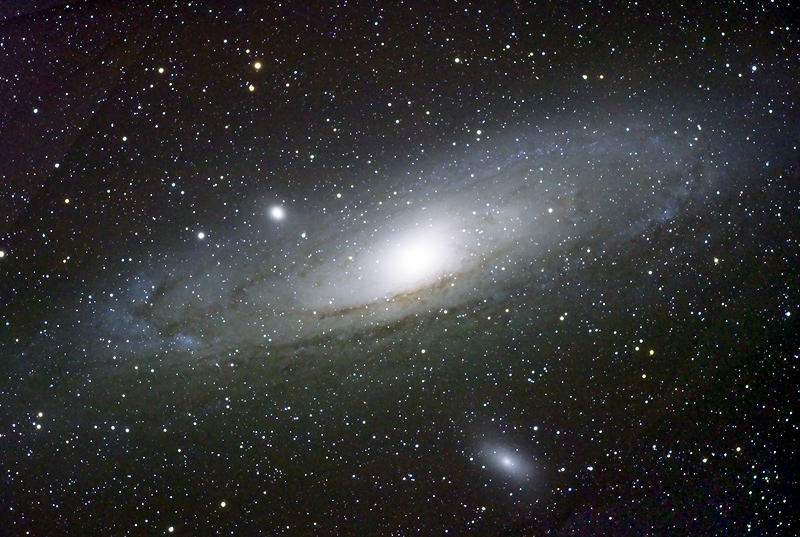
#> input picture Pruebas/andromeda.jpg, 800 x 537 px
$ jupyter execute 01-svd-image-compression.ipynb   (shell and % lines are left out)
#> lines starting #> are read from the running program, lines starting #| are printed output that depends on the picture
# SVD Image Decomposition / Compression

En este notebook exploramos como podemos utilizar la SVD para realizar la compression de una imagen y ir viendo que a medida que realizamos la reduccion de dimensiones vamos perdiendo informacion y como esto afecta a la misma.

[cell 1]
import matplotlib.pyplot as plt
import numpy as np
import time

from PIL import Image

## Preparando el set de datos

[cell 2]
# obtenemos la imagen para poder trabajarla
img = Image.open('andromeda.jpg')
#> img is the input picture: PIL image 800x537 RGB; mean R, G, B 50.6, 51, 51.7
imggray = img.convert('LA')
plt.figure(figsize=(9, 6))
plt.imshow(imggray);

[cell 3]
# llevamos la imagen a una representacion matricial con numpy
# para poder operar
imgmat = np.array(list(imggray.getdata(band=0)), float)
imgmat.shape = (imggray.size[1], imggray.size[0])
imgmat = np.matrix(imgmat)
# realizamos el plot a partir de la matriz (no la imagen)
plt.figure(figsize=(9,6))
plt.imshow(imgmat, cmap='gray');

## SVD

[cell 4]
imgmat

[cell 5]
# realizamos la descomposicion en valores singulares
u, s, v = np.linalg.svd(imgmat)
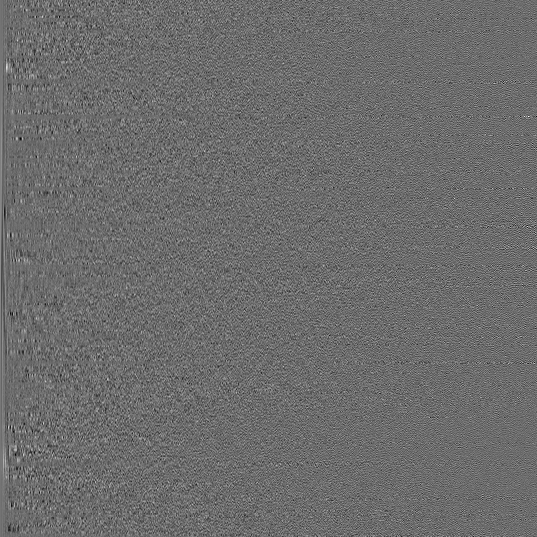
#> u: shape (537, 537) float64; min -0.258, max 0.348, mean 0.000125; drawn with min black and max white
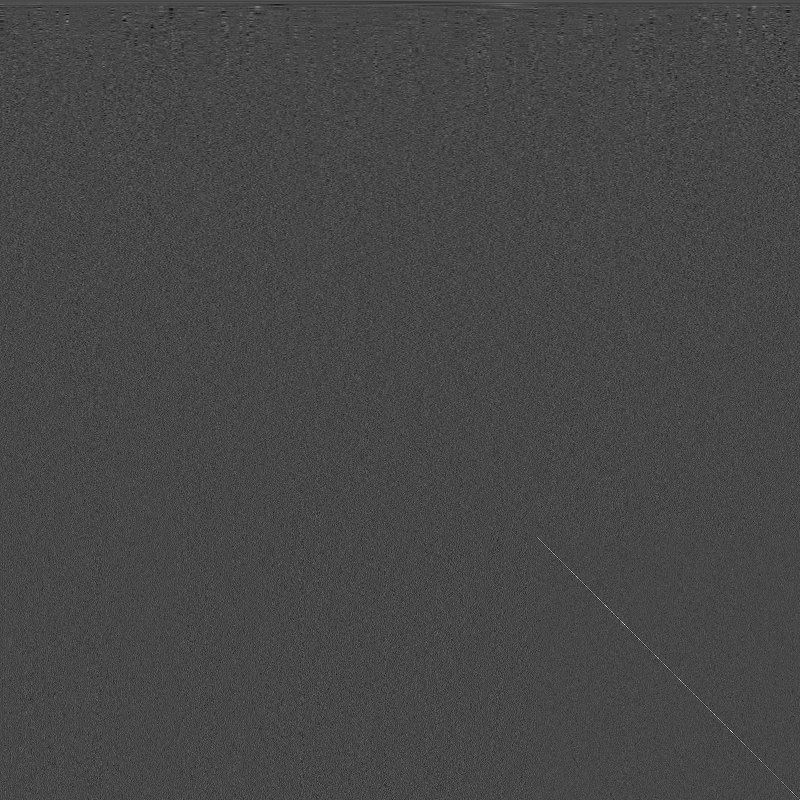
#> v: shape (800, 800) float64; min -0.278, max 0.718, mean 5.9e-05; drawn with min black and max white
#> s = 537 values, max 39581.1 at index 0, min 46.75 at index 536, mean 536.8

[cell 6]
# verificamos los valores singulares
s
#> Out has the same summary as s

## Analisis de valores singulares

[cell 7]
# realizamos un plot de los valores singulaes
# es interesante ir reduciendo el rango para poder
# verificar algun posible 'codo' para poder considerar
# la dimensionalidad intrinseca de los datos
#plt.plot(s)
plt.plot(s[:10])
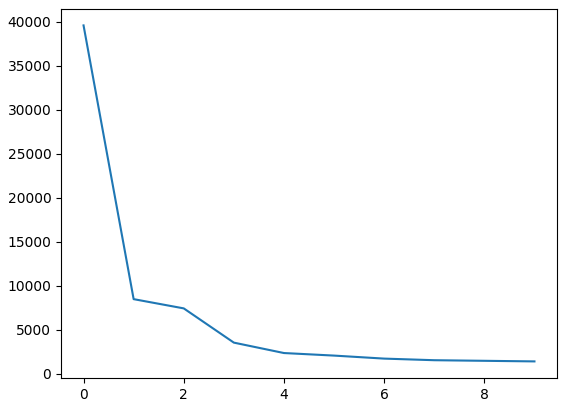
#> figure drawn by matplotlib, 1 panel; curve peaks at x = 0, y = 39581.1

## Reconstruyendo la imagen a partir de los datos reducidos

[cell 8]
u[:,:2]
#> Out = 537 pairs, first value 0.0135 to 0.0788, second value -0.0836 to 0.0918

[cell 9]
reconstimg = np.matrix(u[:, :55]) * np.diag(s[:55]) * np.matrix(v[:55, :])
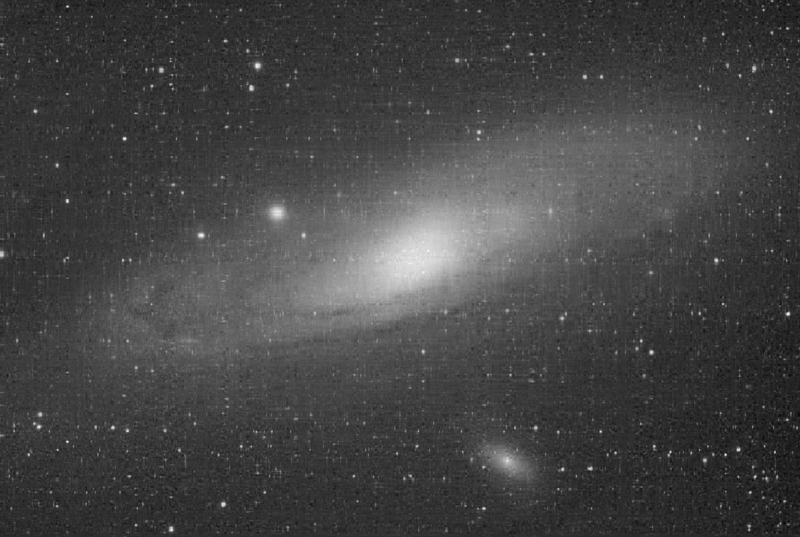
#> reconstimg: shape (537, 800) float64; min -41.59, max 301.6, mean 51; drawn with min black and max white
plt.figure(figsize=(9,6))
plt.imshow(reconstimg, cmap='gray');

[cell 10]
for i in range(2, 4):
    reconstimg = np.matrix(u[:, :i]) * np.diag(s[:i]) * np.matrix(v[:i, :])
    plt.figure(figsize=(9,6))
    plt.imshow(reconstimg, cmap='gray')
    title = "k = %s" % i
    plt.title(title)
    plt.show()
#> this loop made 2 passes
#> pass 1, `reconstimg = np.matrix(u[:, :i]) * np.diag(s[:i]) * np.matrix(v[:i, :])`:
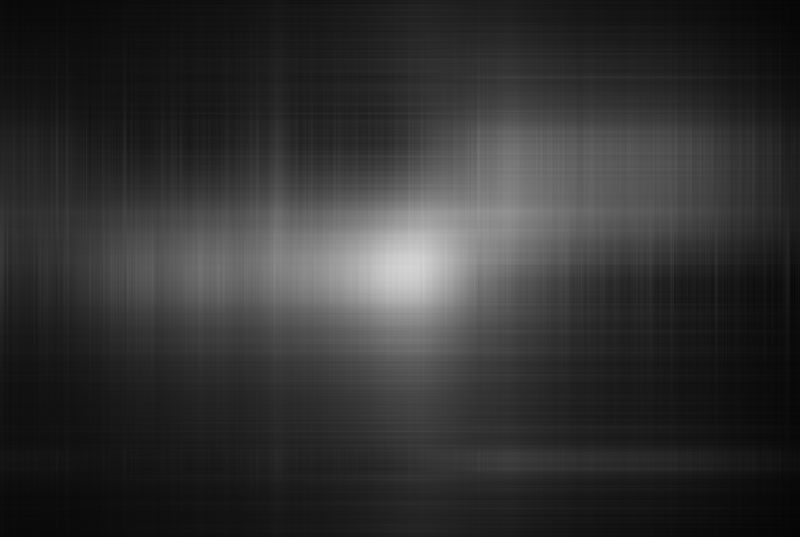
#> reconstimg: shape (537, 800) float64; min 5.03, max 213.4, mean 49.9
#> pass 2, `reconstimg = np.matrix(u[:, :i]) * np.diag(s[:i]) * np.matrix(v[:i, :])`:
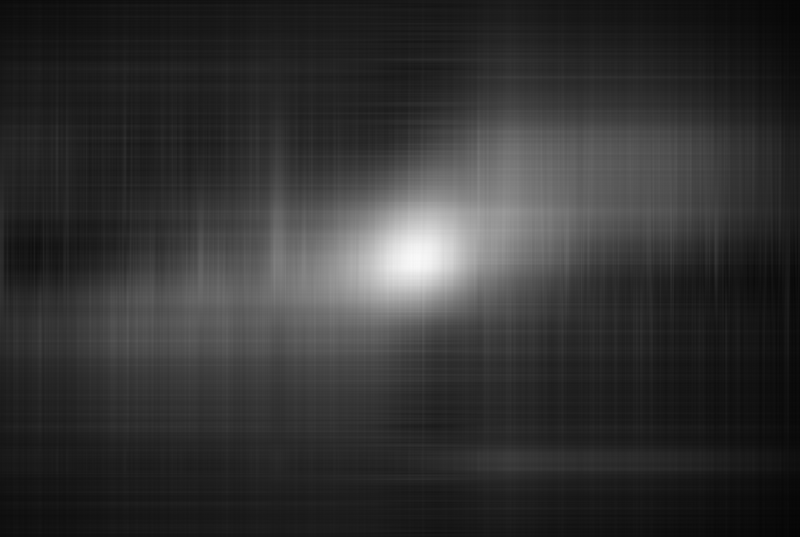
#> reconstimg: shape (537, 800) float64; min 5.47, max 249.3, mean 50.9

[cell 11]
for i in range(5, 51, 5):
    reconstimg = np.matrix(u[:, :i]) * np.diag(s[:i]) * np.matrix(v[:i, :])
    plt.figure(figsize=(9,6))
    plt.imshow(reconstimg, cmap='gray')
    title = "k = %s" % i
    plt.title(title)
    plt.show()
#> this loop made 10 passes
#> pass 1, `reconstimg = np.matrix(u[:, :i]) * np.diag(s[:i]) * np.matrix(v[:i, :])`:
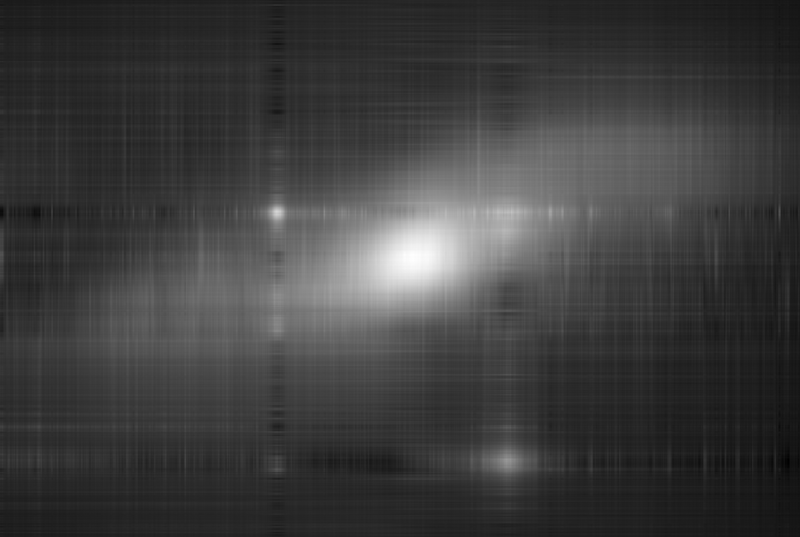
#> reconstimg: shape (537, 800) float64; min -16.18, max 260.3, mean 50.9; drawn with min black and max white
#> pass 2, `reconstimg = np.matrix(u[:, :i]) * np.diag(s[:i]) * np.matrix(v[:i, :])`:
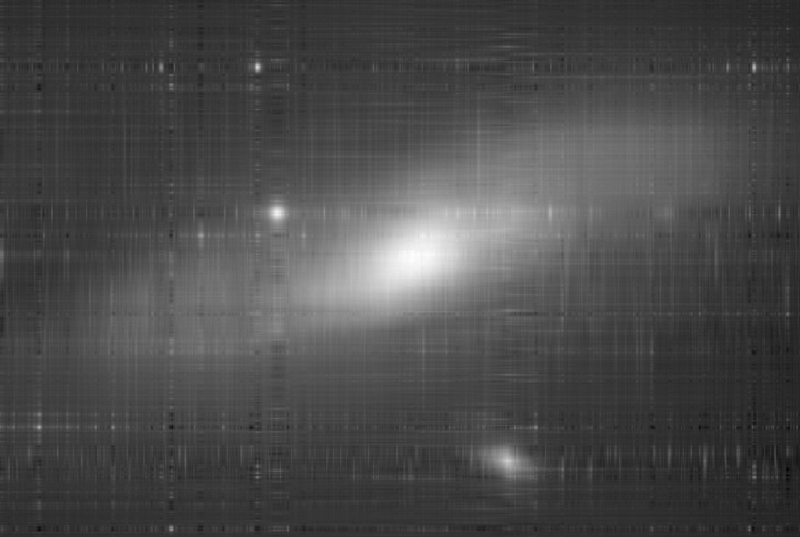
#> reconstimg: shape (537, 800) float64; min -38.49, max 265.4, mean 51; drawn with min black and max white
